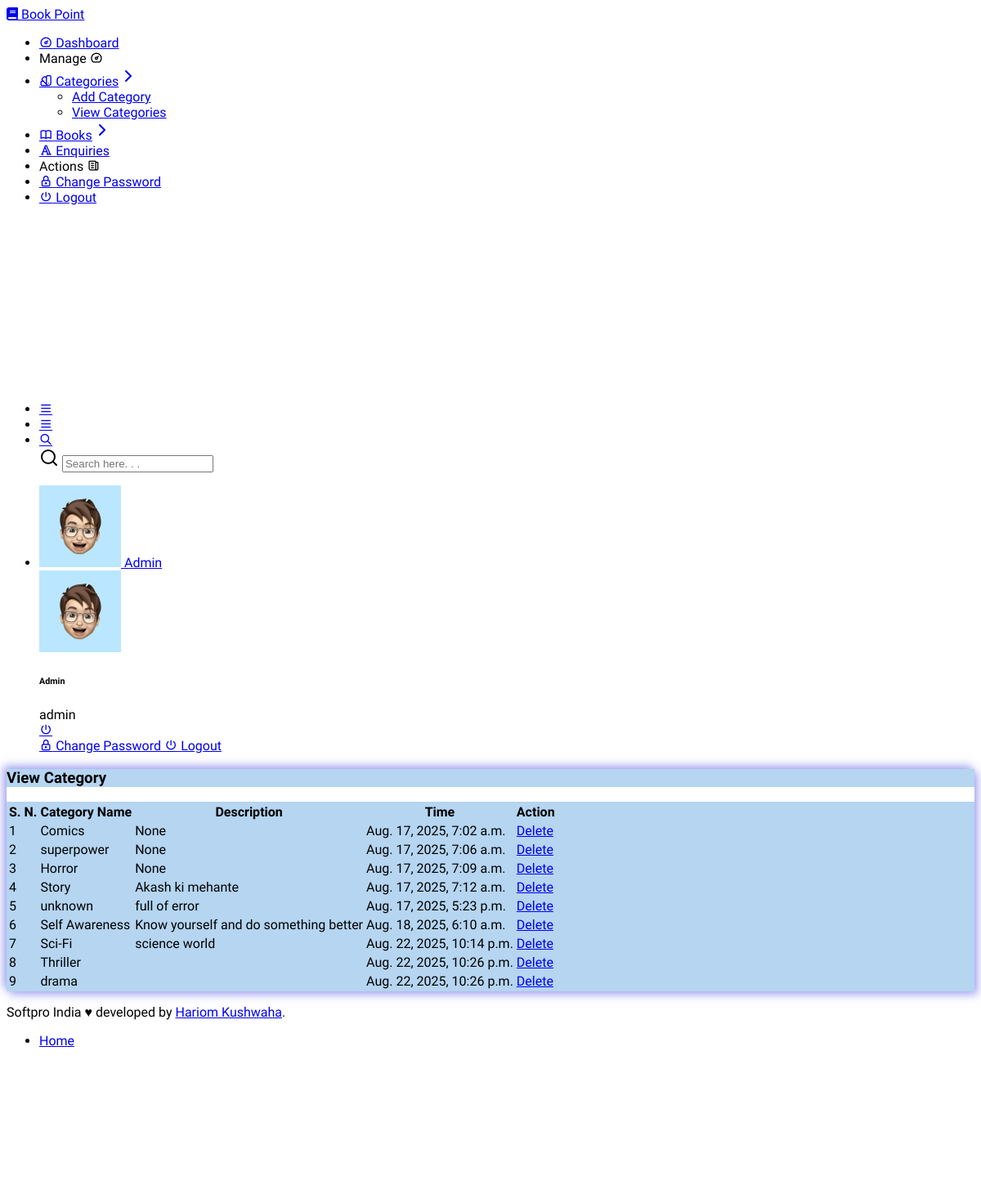
The page /adminapp/viewcat/ (signed in) on the database its author committed.
### adminapp/models.py (models this page shows)
class Category(models.Model):
    name= models.CharField(max_length=100)
    description = models.TextField(blank=True, null=True)
    created_at = models.DateTimeField(auto_now_add=True)

### adminapp/views.py (the view)
# urls.py: path('viewcat/', views.viewcat, name='viewcat'),
@cache_control(no_cache=True, no_store=True, must_revalidate=True)
def viewcat(request):
    if 'adminid' not in request.session:
        messages.error(request, "You need to log in as admin first.")
        return redirect('adminlogin')
    adminid= request.session.get('adminid')
    enqs= Category.objects.all()
    context = {
        'adminid': adminid,
        'enqs': enqs,
    }
    return render(request, 'viewcat.html', context)

### adminapp/templates/viewcat.html
{% extends 'adminbase.html' %}
{% load static %}
{% block admin %}
<div class="container">
    <div class="row">
        <div class="col-sm-12 border border-primary mt-3 mb-3" style="box-shadow: 4px 4px 10px rgba(136, 136, 237, 0.701),-4px -4px 10px rgba(136, 136, 237, 0.701);">
            <div class="heading border border-2 border-light mt-3 mb-3" style="background-color: rgba(159, 201, 237, 0.767);">
            <h3 class="text-center m-4 p-2 text-primary">View Category</h3>
            </div>
            <div class="card p-4 " style="background-color: rgba(159, 201, 237, 0.767);">
                <table class="table table-bordered text-center justify-content-between " >
                    <tr>
                        <th>S. N.</th>
                        <th>Category Name</th>
                        <th>Description</th>
                        <th>Time</th>
                        <th>Action</th>
                    </tr>
                    {% for c in enqs %}
                    <tr>
                        <td>{{ forloop.counter }}</td>
                        <td>{{ c.name }}</td>
                        <td>{{ c.description }}</td>
                        <td>{{ c.created_at }}</td>
                        <td><a href="{% url 'delcat' id=c.id %}" class="btn btn-danger btn-sm w-100 p-2">Delete</a></td>
                    </tr>
                    {% endfor %}
                </table>
            </div>
        </div>
    </div>
</div>
{% endblock %}

### adminapp/templates/adminbase.html (shortened to what this page needs)
{% load static %}
<!DOCTYPE html>
<html lang="en">
<head>
  <link rel="stylesheet" href="{% static 'admin/assets/css/plugins/dataTables.bootstrap5.min.css' %}">
  <link rel="stylesheet" href="{% static 'admin/assets/fonts/tabler-icons.min.css' %}">
  <link rel="stylesheet" href="{% static 'admin/assets/fonts/feather.css' %}">
  <link rel="stylesheet" href="{% static 'admin/assets/fonts/fontawesome.css' %}">
  <link rel="stylesheet" href="{% static 'admin/assets/fonts/material.css' %}">
  <link rel="stylesheet" href="{% static 'admin/assets/css/style.css' %}" id="main-style-link">
  <link rel="stylesheet" href="{% static 'admin/assets/css/style-preset.css' %}">
</head>
<body data-pc-preset="preset-1" data-pc-direction="ltr" data-pc-theme="light">
  <nav class="pc-sidebar">
    <div class="navbar-wrapper">
      <div class="m-header">
        <a href="{% url 'index' %}" class="b-brand text-primary">
          <i class="fas fa-book"></i>
          Book Point
        </a>
      </div>
      <div class="navbar-content">
        <ul class="pc-navbar">
          <li class="pc-item">
            <a href="{% url 'admindash' %}" class="pc-link">
              <span class="pc-micon"><i class="ti ti-dashboard"></i></span>
              <span class="pc-mtext">Dashboard</span>
            </a>
          </li>
          <li class="pc-item pc-caption">
            <label>Manage</label>
            <i class="ti ti-dashboard"></i>
          </li>
          <li class="pc-item pc-hasmenu">
            <a href="#!" class="pc-link">
              <span class="pc-micon"><i class="ti ti-color-swatch"></i></span>
              <span class="pc-mtext">Categories</span><span class="pc-arrow"><i
                  data-feather="chevron-right"></i></span>
            </a>
            <ul class="pc-submenu">
              <li class="pc-item"><a class="pc-link" href="{% url 'addcat' %}">Add Category</a></li>
              <li class="pc-item"><a class="pc-link" href="{% url 'viewcat' %}">View Categories</a></li>
            </ul>
          </li>
          <li class="pc-item pc-hasmenu">
            <a href="#!" class="pc-link">
              <span class="pc-micon"><i class="ti ti-book"></i></span>
              <span class="pc-mtext">Books</span><span class="pc-arrow"><i
                  data-feather="chevron-right"></i></span>
            </a>
          </li>
          <li class="pc-item">
            <a href=" {% url 'viewenqs' %}" class="pc-link">
              <span class="pc-micon"><i class="ti ti-typography"></i></span>
              <span class="pc-mtext">Enquiries</span>
            </a>
          </li>
          <li class="pc-item pc-caption">
            <label>Actions</label>
            <i class="ti ti-news"></i>
          </li>
          <li class="pc-item">
            <a href="{% url 'change_pwd' %}" class="pc-link">
              <span class="pc-micon"><i class="ti ti-lock"></i></span>
              <span class="pc-mtext">Change Password</span>
            </a>
          </li>
          <li class="pc-item">
            <a href="{% url 'adminlogout' %}" class="pc-link">
              <span class="pc-micon"> <i class="ti ti-power"></i></span>
              <span class="pc-mtext">Logout</span>
            </a>
          </li>
        </ul>
      </div>
    </div>
  </nav>
  <header class="pc-header">
    <div class="header-wrapper">
      <div class="me-auto pc-mob-drp">
        <ul class="list-unstyled">
          <li class="pc-h-item pc-sidebar-collapse">
            <a href="#" class="pc-head-link ms-0" id="sidebar-hide">
              <i class="ti ti-menu-2"></i>
            </a>
          </li>
          <li class="pc-h-item pc-sidebar-popup">
            <a href="#" class="pc-head-link ms-0" id="mobile-collapse">
              <i class="ti ti-menu-2"></i>
            </a>
          </li>
          <li class="dropdown pc-h-item d-inline-flex d-md-none">
            <a class="pc-head-link dropdown-toggle arrow-none m-0" data-bs-toggle="dropdown" href="#" role="button"
              aria-haspopup="false" aria-expanded="false">
              <i class="ti ti-search"></i>
            </a>
            <div class="dropdown-menu pc-h-dropdown drp-search">
              <form class="px-3">
                <div class="form-group mb-0 d-flex align-items-center">
                  <i data-feather="search"></i>
                  <input type="search" class="form-control border-0 shadow-none" placeholder="Search here. . .">
                </div>
              </form>
            </div>
          </li>
        </ul>
      </div>
      <div class="ms-auto">
        <ul class="list-unstyled">
          <li class="dropdown pc-h-item header-user-profile">
            <a class="pc-head-link dropdown-toggle arrow-none me-0" data-bs-toggle="dropdown" href="#" role="button"
              aria-haspopup="false" data-bs-auto-close="outside" aria-expanded="false">
              <img src="{% static 'admin/assets/images/user/avatar-2.jpg' %}" alt="user-image" class="user-avtar">
              <span>Admin</span>
            </a>
            <div class="dropdown-menu dropdown-user-profile dropdown-menu-end pc-h-dropdown">
              <div class="dropdown-header">
                <div class="d-flex mb-1">
                  <div class="flex-shrink-0">
                    <img src="{% static 'admin/assets/images/user/avatar-2.jpg' %}" alt="user-image"
                      class="user-avtar wid-35">
                  </div>
                  <div class="flex-grow-1 ms-3">
                    <h6 class="mb-1">Admin</h6>
                    <span>{{adminid}}</span>
                  </div>
                  <a href="{% url 'adminlogout' %}" class="pc-head-link bg-transparent"><i class="ti ti-power text-danger"></i></a>
                </div>
              </div>
              <div class="tab-content" id="mysrpTabContent">
                <div class="tab-pane fade show active" id="drp-tab-1" role="tabpanel" aria-labelledby="drp-t1"
                  tabindex="0">
                  <a href="{% url 'change_pwd' %}" class="dropdown-item">
                    <i class="ti ti-lock"></i>
                    <span>Change Password</span>
                  </a>
                  <a href="{% url 'adminlogout' %}" class="dropdown-item">
                    <i class="ti ti-power"></i>
                    <span>Logout</span>
                  </a>
                </div>
              </div>
            </div>
          </li>
        </ul>
      </div>
    </div>
  </header>
  <div class="pc-container">
    <div class="pc-content">
      {% block admin %}
      {% endblock %}
    </div>
  </div>
  <footer class="pc-footer">
    <div class="footer-wrapper container-fluid">
      <div class="row">
        <div class="col-sm my-1">
          <p class="m-0">Softpro India &#9829; developed by <a href="https://linkedin.com/in/er-asif"
              target="_blank">Hariom Kushwaha</a>.</p>
        </div>
        <div class="col-auto my-1">
          <ul class="list-inline footer-link mb-0">
            <li class="list-inline-item"><a href="{% url 'index' %}">Home</a></li>
          </ul>
        </div>
      </div>
    </div>
  </footer>
</body>
</html>

### rows shown on the page
Category: name "Comics", description "None", created_at "Aug. 17, 2025, 7:02 a.m."
Category: name "superpower", description "None", created_at "Aug. 17, 2025, 7:06 a.m."
Category: name "Horror", description "None", created_at "Aug. 17, 2025, 7:09 a.m."
Category: name "Story", description "Akash ki mehante", created_at "Aug. 17, 2025, 7:12 a.m."
Category: name "unknown", description "full of error", created_at "Aug. 17, 2025, 5:23 p.m."
Category: name "Self Awareness", description "Know yourself and do something better", created_at "Aug. 18, 2025, 6:10 a.m."
Category: name "Sci-Fi", description "science world", created_at "Aug. 22, 2025, 10:14 p.m."
Category: name "Thriller", created_at "Aug. 22, 2025, 10:26 p.m."
Category: name "drama", created_at "Aug. 22, 2025, 10:26 p.m."

### other values the page prints
{{ adminid }} "admin"
